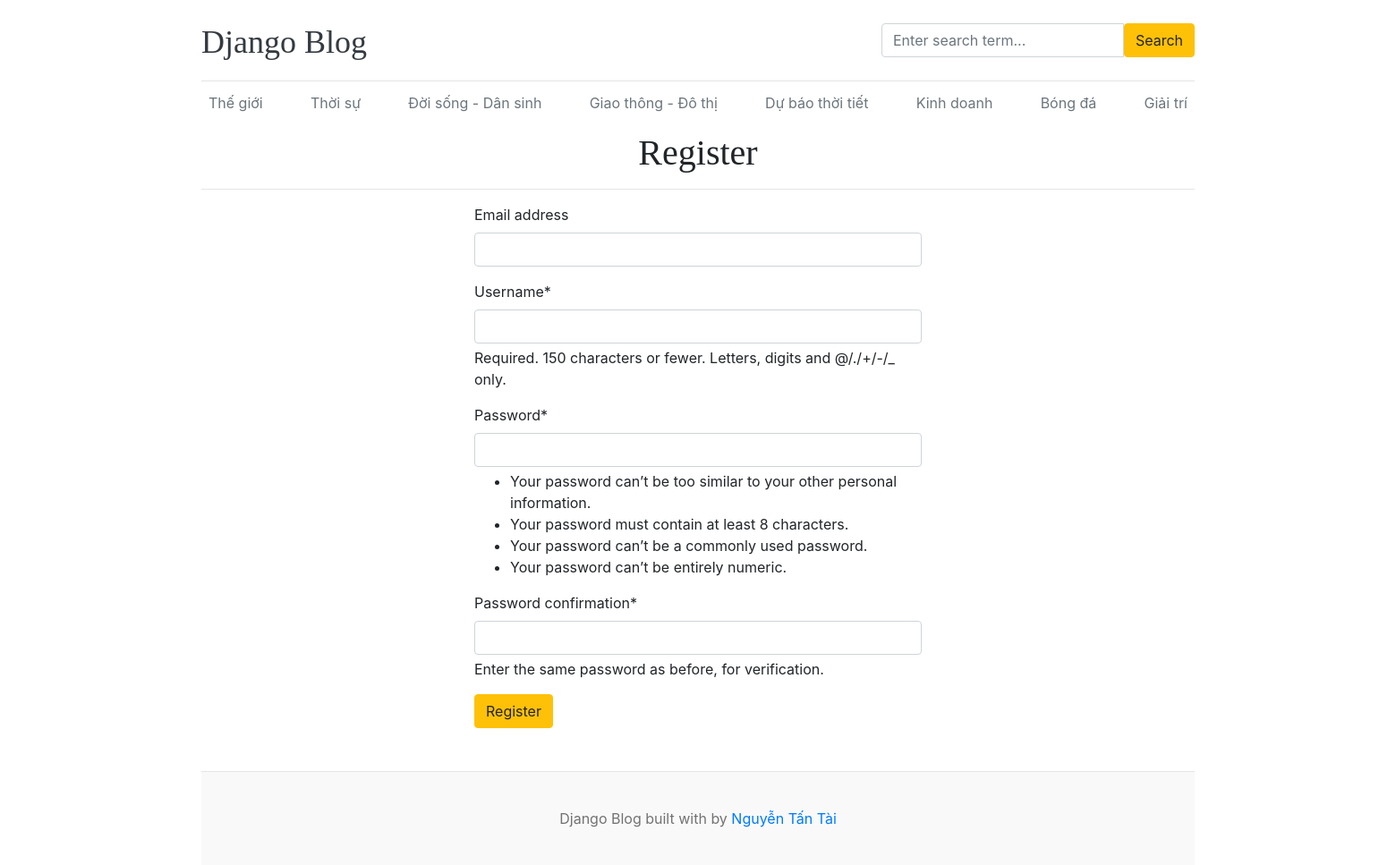
Screenshot of /register/ with the database file from the repository.
### blogs/models.py (models this page shows, shortened)
class Category(models.Model):
    category_name = models.CharField(max_length=50, unique=True)
    created_at = models.DateTimeField(auto_now_add=True)
    updated_at = models.DateTimeField(auto_now=True)
    class Meta:
        verbose_name_plural = "Categories"

### blog_main/views.py (the view)
# urls.py: path("register/", views.register, name="register"),
def register(request):
    if request.method == "POST":
        form = RegistrationForm(request.POST)
        if form.is_valid():
            form.save()
            return redirect('register')
    else:
        form = RegistrationForm()
    context = {
        'form': form
    }
    return render(request, 'register.html', context)

### blog_main/forms.py
class RegistrationForm(UserCreationForm):
    class Meta:
        model = User
        fields = ("email", "username", "password1", "password2")

### blogs/context_processors.py (called while the page is built)
def get_categories(request):
    categories = Category.objects.all()
    return dict(categories=categories)

### templates/register.html (shortened to what this page needs)
{% extends './base/base.html' %}
{% block content %}
<h1 class="text-center">Register</h1>
<hr />
{% load crispy_forms_tags %}
<form action="" method="POST" style="width: 500px; margin: auto;">
    {{ form | crispy }}
    <input type="submit" value="Register" class="btn btn-warning">
</form>
{% endblock %}

### templates/base/header.html (shortened to what this page needs)
{% load static %}
<!DOCTYPE html>
<html lang="en">
<head>
    <link href="https://getbootstrap.com/docs/4.0/dist/css/bootstrap.min.css" rel="stylesheet" />
    <link href="{% static 'css/blog.css' %}" rel="stylesheet" />
</head>
<body>
    <div class="container">
        <header class="blog-header py-3">
            <div class="row flex-nowrap justify-content-between align-items-center">
                <div class="col-8 pt-1">
                    <a class="blog-header-logo text-dark" href="/">Django Blog</a>
                </div>
                <div class="col-4">
                    <form action="{% url 'search' %}" method="GET">
                        <div class="input-group">
                            <input class="form-control" name="keyword" type="text" placeholder="Enter search term..."
                                aria-label="Enter search term..." aria-describedby="button-search" />
                            <button type="submit" class="btn btn-warning" id="button-search">Search</button>
                        </div>
                    </form>
                </div>
                <div class="col-4 d-flex justify-content-end align-items-center">
                </div>
            </div>
        </header>
        {% if "dashboard" not in request.path %}
        <div class="nav-scroller py-1 mb-2">
            <nav class="nav d-flex justify-content-between">
                {% for cat in categories %}
                <a class="p-2 text-muted" href="{% url 'posts_by_category' cat.id %}">{{ cat.category_name }}</a>
                {% endfor %}
            </nav>
        </div>
        {% endif %}

### static/css/blog.css (style rules this page uses)
.blog-header { border-bottom: 1px solid #e5e5e5; }
.blog-header-logo { font-family: "Playfair Display", Georgia, "Times New Roman", serif; font-size: 2.25rem; }
h1, h2, h3, h4, h5, h6 { font-family: "Playfair Display", Georgia, "Times New Roman", serif; }

### rows the page displays
Category: category_name "Thế giới"
Category: category_name "Thời sự"
Category: category_name "Đời sống - Dân sinh"
Category: category_name "Giao thông - Đô thị"
Category: category_name "Dự báo thời tiết"
Category: category_name "Kinh doanh"
Category: category_name "Bóng đá"
Category: category_name "Giải trí"
